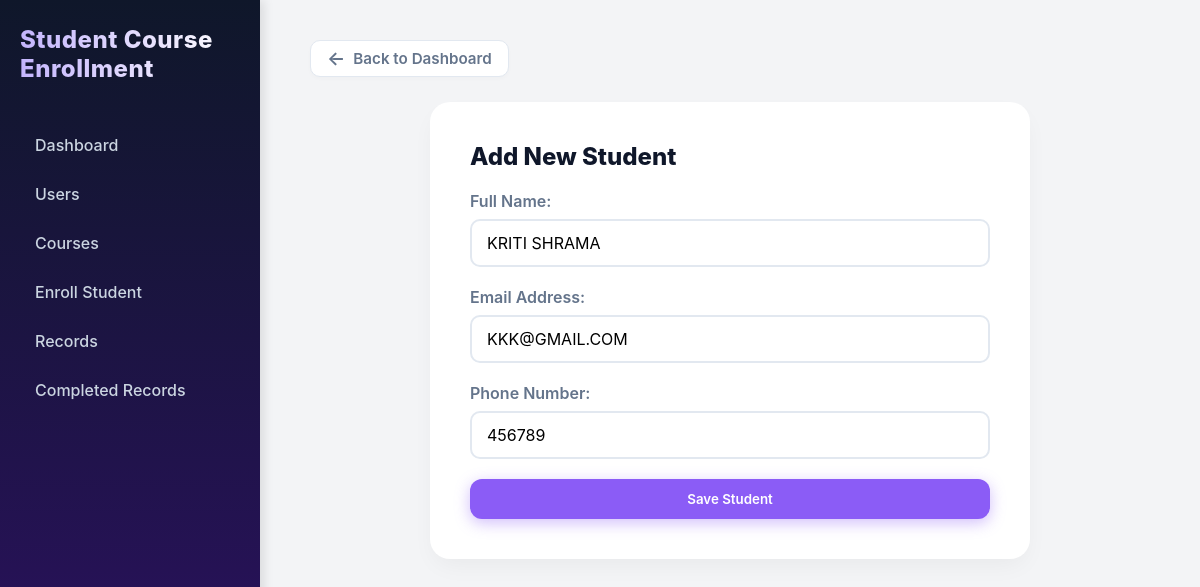
The page /users/edit/14/ on the database its author committed.
### students/models.py (models this page shows, shortened)
class Student(models.Model):
    name = models.CharField(max_length=100)
    email = models.EmailField(unique=True)
    phone = models.CharField(max_length=15)
    courses = models.CharField(max_length=200, blank=True)

### students/views.py (the view)
# urls.py: path('users/edit/<int:pk>/', views.edit_student, name='edit_student'),
def edit_student(request, pk):
    student = get_object_or_404(Student, id=pk)
    if request.method == 'POST':
        form = StudentForm(request.POST, instance=student)
        if form.is_valid():
            form.save()
            messages.success(request, f'Updated {student.name} successfully!')
            return redirect('students_list')
    else:
        form = StudentForm(instance=student)
    return render(request, 'students/add_student.html', {'form': form, 'edit_mode': True})

### students/forms.py
class StudentForm(forms.ModelForm):
    class Meta:
        model = Student
        fields = ['name', 'email', 'phone', 'courses']
        widgets = {
            'name': forms.TextInput(attrs={'class': 'form-control', 'placeholder': 'Full Name'}),
            'email': forms.EmailInput(attrs={'class': 'form-control', 'placeholder': 'email@example.com'}),
            'phone': forms.TextInput(attrs={'class': 'form-control', 'placeholder': 'Phone Number'}),
        }

### students/templates/students/add_student.html (shortened to what this page needs)
{% extends 'students/base.html' %}
{% block content %}
<div style="max-width: 600px; margin: 0 auto; background: var(--card-bg); padding: 40px; border-radius: 20px; box-shadow: var(--shadow-float);">
    <h2 style="margin-bottom: 20px; color: var(--text-main); font-weight: 800;">Add New Student</h2>
    <form method="POST" novalidate> {% csrf_token %}
        <div class="form-group" style="margin-bottom: 20px;">
            <label style="display: block; font-weight: 600; color: #64748b; margin-bottom: 8px;">Full Name:</label>
            {{ form.name }}
        </div>
        <div class="form-group" style="margin-bottom: 20px;">
            <label style="display: block; font-weight: 600; color: #64748b; margin-bottom: 8px;">Email Address:</label>
            {{ form.email }}
        </div>
        <div class="form-group" style="margin-bottom: 20px;">
            <label style="display: block; font-weight: 600; color: #64748b; margin-bottom: 8px;">Phone Number:</label>
            {{ form.phone }}
        </div>
        <button type="submit" style="background: var(--accent-pop); color: white; padding: 12px 24px; border: none; border-radius: 12px; font-weight: 600; cursor: pointer; width: 100%; box-shadow: 0 4px 15px rgba(139, 92, 246, 0.4); transition: all 0.3s ease;">
            Save Student
        </button>
    </form>
</div>
{% endblock %}

### students/templates/students/base.html (style rules this page uses)
:root { --sidebar-bg: linear-gradient(180deg, #0f172a 0%, #2e1065 100%); --accent-pop: #8b5cf6; --accent-hover: #7c3aed; --bg-color: #f3f4f6; --card-bg: #ffffff; --text-main: #0f172a; --text-muted: #64748b; --shadow-float: 0 10px 25px -5px rgba(0,0,0,0.05); --shadow-hover: 0 20px 25px -5px rgba(0,0,0,0.1); }
* { box-sizing: border-box; margin: 0; padding: 0; font-family: 'Inter', 'Segoe UI', system-ui, sans-serif; }
body { background-color: var(--bg-color); color: var(--text-main); }

### students/templates/students/add_student.html (style rules this page uses)
.form-control, input[type="text"], input[type="email"], input[type="tel"] { width: 100%; padding: 12px 15px; border: 2px solid #e2e8f0; border-radius: 10px; font-size: 1rem; transition: border-color 0.3s ease; box-sizing: border-box; }

### rows shown on the page
Student: name "KRITI SHRAMA", email "KKK@GMAIL.COM", phone "456789"
